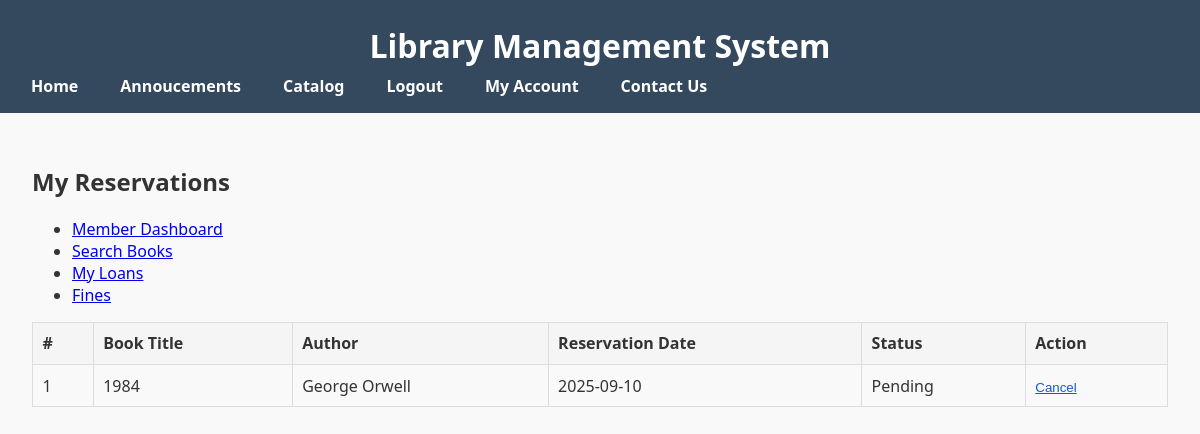
/php/reservations.php (signed in), run on the app's committed database.
### tables this page shows
CREATE TABLE IF NOT EXISTS reservations (
    reservation_id INT AUTO_INCREMENT PRIMARY KEY,
    user_id INT NOT NULL,
    book_id INT NOT NULL,
    reservation_date DATE,
    status ENUM('Pending','Approved','Fulfilled') DEFAULT 'Pending',
    FOREIGN KEY (user_id) REFERENCES users(user_id),
    FOREIGN KEY (book_id) REFERENCES books(book_id)
);

CREATE TABLE IF NOT EXISTS books (
    book_id INT AUTO_INCREMENT PRIMARY KEY,
    title VARCHAR(150) NOT NULL,
    author VARCHAR(100),
    genre VARCHAR(50),
    language VARCHAR(50),
    isbn VARCHAR(20) UNIQUE,
    publication_year INT,
    summary TEXT,
    available BOOLEAN DEFAULT TRUE
);

### php/reservations.php (the view, shortened to what this page needs)
<?php
include "connect.php";
$userId = (int) $_SESSION['user_id'];
$stmt = mysqli_prepare(
  $database,
  "SELECT r.reservation_id, r.reservation_date, r.status, b.title, b.author
  FROM reservations AS r
  JOIN books AS b ON b.book_id = r.book_id
  WHERE r.user_id = ?
  ORDER BY r.reservation_date DESC, r.reservation_id DESC"
);
mysqli_stmt_bind_param($stmt, "i", $userId);
mysqli_stmt_execute($stmt);
$result = mysqli_stmt_get_result($stmt);
$reservations = [];
if ($result) {
  while ($row = mysqli_fetch_assoc($result)) {
    $reservations[] = $row;
  }
}
?>
<!DOCTYPE html>
<html lang="en">
<head>
  <link rel="stylesheet" href="styles.css"/>
</head>
<body>
<?php include 'nav.php'; ?>
<main>
  <section>
    <h2>My Reservations</h2>
    <ul>
      <li><a href="member.php">Member Dashboard</a></li>
      <li><a href="catalog.php">Search Books</a></li>
      <li><a href="loans.php">My Loans</a></li>
      <li><a href="fines.php">Fines</a></li>
    </ul>
    <?php if (empty($reservations)): ?>
      <p class="muted">You don't have any reservations yet.<p>
    <?php else: ?>
      <table class="res-table">
        <thead>
          <tr>
            <th>#</th>
            <th>Book Title</th>
            <th>Author</th>
            <th>Reservation Date</th>
            <th>Status</th>
            <th>Action</th>
          </tr>
        </thead>
        <tbody>
        <?php foreach ($reservations as $r): ?>
          <tr>
            <td><?= htmlspecialchars((string)$r['reservation_id']) ?></td>
            <td><?= htmlspecialchars($r['title'] ?? '') ?></td>
            <td><?= htmlspecialchars($r['author'] ?? '') ?></td>
            <td><?= htmlspecialchars($r['reservation_date'] ?? '') ?></td>
            <td><?= htmlspecialchars($r['status'] ?? '') ?></td>
            <td>
              <?php if (($r['status'] ?? '') === 'Pending'): ?>
                  <form method="post" action="cancel_reservation.php" onsubmit="return confirm('Cancel this reservation?');" style="display:inline;">
                    <button type="submit" class="btn-link">Cancel</button>
                  </form>
                <?php else: ?>
                  <span class="muted">-</span>
                <?php endif; ?>
            </td>
          </tr>
        <?php endforeach; ?>
        </tbody>
      </table>
    <?php endif; ?>
  </section>
</main>
</body>
</html>

### php/styles.css (style rules this page uses)
body { font-family: 'Segoe UI', Tahoma, Geneva, Verdana, sans-serif; margin: 0; padding: 0; background: #f9f9f9; color: #333; }
main { padding: 2rem; }
button { background: #3498db; border: none; color: white; cursor: pointer; transition: background 0.3s; border-radius: 5px; }
table.res-table { width: 100%; border-collapse: collapse; margin-top: 1rem; }
table.res-table th, table.res-table td { border: 1px solid #ddd; padding: 0.6rem; }
table.res-table th { background: #f5f5f5; text-align: left; }
.btn-link { background:none; border:none; color:#0b5dd7; cursor:pointer; text-decoration:underline; padding:0; }

### data on the page
reservations: reservation_id "1", book.title "1984", book.author "George Orwell", reservation_date "2025-09-10", status "Pending"

### other printed values
$authText "Logout"
$accountText "My Account"
